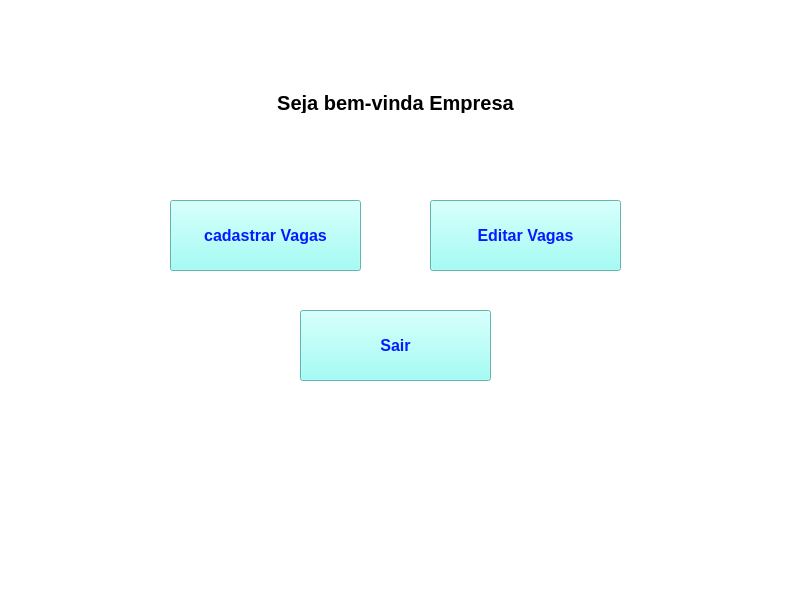
<?xml version="1.0" encoding="UTF-8"?>
<ui version="4.0">
 <class>MainWindow</class>
 <widget class="QMainWindow" name="MainWindow">
  <property name="geometry">
   <rect>
    <x>0</x>
    <y>0</y>
    <width>800</width>
    <height>600</height>
   </rect>
  </property>
  <property name="windowTitle">
   <string>MainWindow</string>
  </property>
  <property name="styleSheet">
   <string notr="true">background-color: rgb(255, 255, 255);</string>
  </property>
  <widget class="QWidget" name="centralwidget">
   <widget class="QPushButton" name="pbCadastrarVagas">
    <property name="geometry">
     <rect>
      <x>170</x>
      <y>200</y>
      <width>191</width>
      <height>71</height>
     </rect>
    </property>
    <property name="font">
     <font>
      <pointsize>12</pointsize>
      <weight>75</weight>
      <bold>true</bold>
     </font>
    </property>
    <property name="styleSheet">
     <string notr="true">background-color: rgb(135, 255, 245);
color: rgb(3, 28, 255);</string>
    </property>
    <property name="text">
     <string>cadastrar Vagas</string>
    </property>
   </widget>
   <widget class="QPushButton" name="pbEditarVagas">
    <property name="geometry">
     <rect>
      <x>430</x>
      <y>200</y>
      <width>191</width>
      <height>71</height>
     </rect>
    </property>
    <property name="font">
     <font>
      <pointsize>12</pointsize>
      <weight>75</weight>
      <bold>true</bold>
     </font>
    </property>
    <property name="styleSheet">
     <string notr="true">background-color: rgb(135, 255, 245);
color: rgb(3, 28, 255);</string>
    </property>
    <property name="text">
     <string>Editar Vagas</string>
    </property>
   </widget>
   <widget class="QLabel" name="label">
    <property name="geometry">
     <rect>
      <x>170</x>
      <y>93</y>
      <width>451</width>
      <height>20</height>
     </rect>
    </property>
    <property name="font">
     <font>
      <pointsize>15</pointsize>
      <weight>75</weight>
      <bold>true</bold>
     </font>
    </property>
    <property name="layoutDirection">
     <enum>Qt::LeftToRight</enum>
    </property>
    <property name="text">
     <string>Seja bem-vinda Empresa</string>
    </property>
    <property name="textFormat">
     <enum>Qt::PlainText</enum>
    </property>
    <property name="alignment">
     <set>Qt::AlignCenter</set>
    </property>
   </widget>
   <widget class="QPushButton" name="pbDeslogarMenuEmpresas">
    <property name="geometry">
     <rect>
      <x>300</x>
      <y>310</y>
      <width>191</width>
      <height>71</height>
     </rect>
    </property>
    <property name="font">
     <font>
      <pointsize>12</pointsize>
      <weight>75</weight>
      <bold>true</bold>
     </font>
    </property>
    <property name="styleSheet">
     <string notr="true">background-color: rgb(135, 255, 245);
color: rgb(3, 28, 255);</string>
    </property>
    <property name="text">
     <string>Sair</string>
    </property>
   </widget>
  </widget>
  <widget class="QMenuBar" name="menubar">
   <property name="geometry">
    <rect>
     <x>0</x>
     <y>0</y>
     <width>800</width>
     <height>21</height>
    </rect>
   </property>
  </widget>
  <widget class="QStatusBar" name="statusbar"/>
 </widget>
 <resources/>
 <connections/>
</ui>
